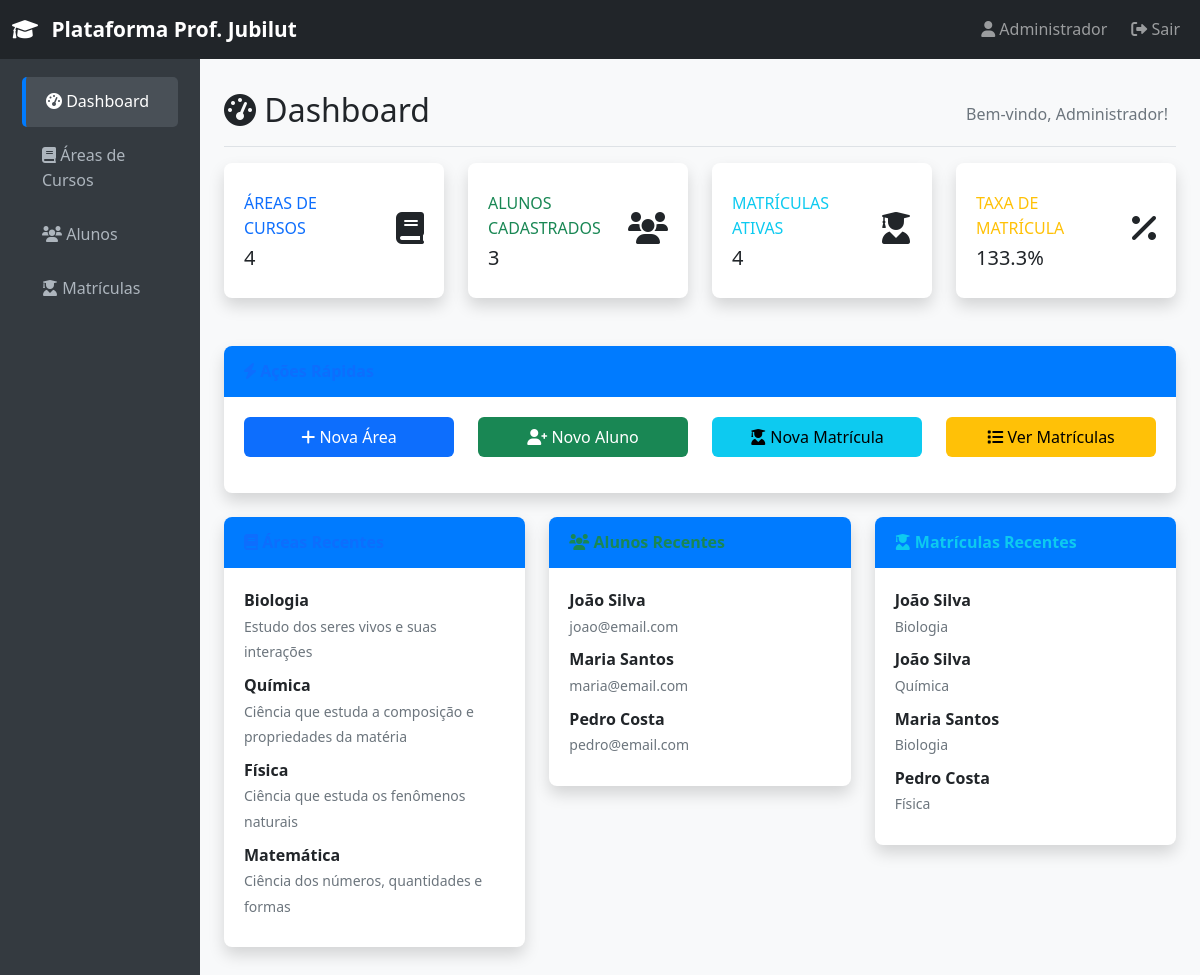
The app's page /dashboard (signed in) with its own data.
### tables this page shows
CREATE TABLE IF NOT EXISTS matriculas (
    id INT AUTO_INCREMENT PRIMARY KEY,
    aluno_id INT NOT NULL,
    area_id INT NOT NULL,
    data_matricula TIMESTAMP DEFAULT CURRENT_TIMESTAMP,
    status ENUM('ativa', 'cancelada') DEFAULT 'ativa',
    created_at TIMESTAMP DEFAULT CURRENT_TIMESTAMP,
    updated_at TIMESTAMP DEFAULT CURRENT_TIMESTAMP ON UPDATE CURRENT_TIMESTAMP,
    FOREIGN KEY (aluno_id) REFERENCES alunos(id) ON DELETE CASCADE,
    FOREIGN KEY (area_id) REFERENCES areas(id) ON DELETE CASCADE,
    UNIQUE KEY unique_matricula (aluno_id, area_id)
);

CREATE TABLE IF NOT EXISTS areas (
    id INT AUTO_INCREMENT PRIMARY KEY,
    titulo VARCHAR(255) NOT NULL,
    descricao TEXT,
    created_at TIMESTAMP DEFAULT CURRENT_TIMESTAMP,
    updated_at TIMESTAMP DEFAULT CURRENT_TIMESTAMP ON UPDATE CURRENT_TIMESTAMP
);

CREATE TABLE IF NOT EXISTS alunos (
    id INT AUTO_INCREMENT PRIMARY KEY,
    nome VARCHAR(255) NOT NULL,
    email VARCHAR(255) NOT NULL UNIQUE,
    data_nascimento DATE,
    created_at TIMESTAMP DEFAULT CURRENT_TIMESTAMP,
    updated_at TIMESTAMP DEFAULT CURRENT_TIMESTAMP ON UPDATE CURRENT_TIMESTAMP
);

### app/Controllers/DashboardController.php (called while the page is built, shortened)
<?php
class DashboardController extends BaseController
{
    public function index()
    {
        $areaModel = new Area();
        $alunoModel = new Aluno();
        $matriculaModel = new Matricula();
        $stats = [
            'total_areas' => $areaModel->count(),
            'total_alunos' => $alunoModel->count(),
            'total_matriculas' => $matriculaModel->count(),
            'areas_recentes' => $areaModel->getRecent(5),
            'alunos_recentes' => $alunoModel->getRecent(5),
            'matriculas_recentes' => $matriculaModel->getRecent(5)
        ];
        $this->render('dashboard/index', [
            'title' => 'Dashboard - Plataforma de Ensino',
            'stats' => $stats
        ]);
    }
}

### app/Config/Database.php (called while the page is built, shortened)
<?php
class Database
{
    private static $instance = null;
    private $connection;
    private function __construct()
    {
        $host = $_ENV['DB_HOST'] ?? 'localhost';
        $dbname = $_ENV['DB_NAME'] ?? 'plataforma_ensino';
        $username = $_ENV['DB_USER'] ?? 'root';
        $password = $_ENV['DB_PASS'] ?? '';
        try {
            $this->connection = new \PDO(
                "mysql:host=$host;dbname=$dbname;charset=utf8",
                $username,
                $password,
                [
                    \PDO::ATTR_ERRMODE => \PDO::ERRMODE_EXCEPTION,
                    \PDO::ATTR_DEFAULT_FETCH_MODE => \PDO::FETCH_ASSOC,
                    \PDO::ATTR_EMULATE_PREPARES => false
                ]
            );
        } catch (\PDOException $e) {
            throw new \Exception("Erro na conexão com o banco de dados: " . $e->getMessage());
        }
    }
    public static function getInstance()
    {
        if (self::$instance === null) {
            self::$instance = new self();
        }
        return self::$instance;
    }
    public function getConnection()
    {
        return $this->connection;
    }
}

### app/Models/Area.php (called while the page is built, shortened)
<?php
class Area
{
    private $db;
    public function __construct()
    {
        $this->db = Database::getInstance()->getConnection();
    }
    public function count()
    {
        $stmt = $this->db->query("SELECT COUNT(*) as total FROM areas");
        $result = $stmt->fetch();
        return $result['total'];
    }
    public function getRecent($limit = 5)
    {
        $stmt = $this->db->prepare("SELECT * FROM areas ORDER BY created_at DESC LIMIT ?");
        $stmt->execute([$limit]);
        return $stmt->fetchAll();
    }
}

### app/Models/Aluno.php (called while the page is built, shortened)
<?php
class Aluno
{
    private $db;
    public function __construct()
    {
        $this->db = Database::getInstance()->getConnection();
    }
    public function count()
    {
        $stmt = $this->db->query("SELECT COUNT(*) as total FROM alunos");
        $result = $stmt->fetch();
        return $result['total'];
    }
    public function getRecent($limit = 5)
    {
        $stmt = $this->db->prepare("SELECT * FROM alunos ORDER BY created_at DESC LIMIT ?");
        $stmt->execute([$limit]);
        return $stmt->fetchAll();
    }
}

### app/Models/Matricula.php (called while the page is built, shortened)
<?php
class Matricula
{
    private $db;
    public function __construct()
    {
        $this->db = Database::getInstance()->getConnection();
    }
    public function count()
    {
        $stmt = $this->db->query("SELECT COUNT(*) as total FROM matriculas");
        $result = $stmt->fetch();
        return $result['total'];
    }
    public function getRecent($limit = 5)
    {
        $stmt = $this->db->prepare("
            SELECT m.*, a.nome as aluno_nome, ar.titulo as area_titulo
            FROM matriculas m
            JOIN alunos a ON m.aluno_id = a.id
            JOIN areas ar ON m.area_id = ar.id
            ORDER BY m.data_matricula DESC
            LIMIT ?
        ");
        $stmt->execute([$limit]);
        return $stmt->fetchAll();
    }
}

### app/Views/dashboard/index.php (the view)
<div class="d-flex justify-content-between flex-wrap flex-md-nowrap align-items-center pt-3 pb-2 mb-3 border-bottom">
    <h1 class="h2">
        <i class="fas fa-tachometer-alt"></i> Dashboard
    </h1>
    <div class="btn-toolbar mb-2 mb-md-0">
        <div class="btn-group me-2">
            <span class="text-muted">Bem-vindo, <?= $_SESSION['user_name'] ?>!</span>
        </div>
    </div>
</div>
<div class="row mb-4">
    <div class="col-xl-3 col-md-6 mb-4">
        <div class="card border-left-primary shadow h-100 py-2">
            <div class="card-body">
                <div class="row no-gutters align-items-center">
                    <div class="col mr-2">
                        <div class="text-xs font-weight-bold text-primary text-uppercase mb-1">
                            Áreas de Cursos
                        </div>
                        <div class="h5 mb-0 font-weight-bold text-gray-800"><?= $stats['total_areas'] ?></div>
                    </div>
                    <div class="col-auto">
                        <i class="fas fa-book fa-2x text-gray-300"></i>
                    </div>
                </div>
            </div>
        </div>
    </div>
    <div class="col-xl-3 col-md-6 mb-4">
        <div class="card border-left-success shadow h-100 py-2">
            <div class="card-body">
                <div class="row no-gutters align-items-center">
                    <div class="col mr-2">
                        <div class="text-xs font-weight-bold text-success text-uppercase mb-1">
                            Alunos Cadastrados
                        </div>
                        <div class="h5 mb-0 font-weight-bold text-gray-800"><?= $stats['total_alunos'] ?></div>
                    </div>
                    <div class="col-auto">
                        <i class="fas fa-users fa-2x text-gray-300"></i>
                    </div>
                </div>
            </div>
        </div>
    </div>
    <div class="col-xl-3 col-md-6 mb-4">
        <div class="card border-left-info shadow h-100 py-2">
            <div class="card-body">
                <div class="row no-gutters align-items-center">
                    <div class="col mr-2">
                        <div class="text-xs font-weight-bold text-info text-uppercase mb-1">
                            Matrículas Ativas
                        </div>
                        <div class="h5 mb-0 font-weight-bold text-gray-800"><?= $stats['total_matriculas'] ?></div>
                    </div>
                    <div class="col-auto">
                        <i class="fas fa-user-graduate fa-2x text-gray-300"></i>
                    </div>
                </div>
            </div>
        </div>
    </div>
    <div class="col-xl-3 col-md-6 mb-4">
        <div class="card border-left-warning shadow h-100 py-2">
            <div class="card-body">
                <div class="row no-gutters align-items-center">
                    <div class="col mr-2">
                        <div class="text-xs font-weight-bold text-warning text-uppercase mb-1">
                            Taxa de Matrícula
                        </div>
                        <div class="h5 mb-0 font-weight-bold text-gray-800">
                            <?= $stats['total_alunos'] > 0 ? round(($stats['total_matriculas'] / $stats['total_alunos']) * 100, 1) : 0 ?>%
                        </div>
                    </div>
                    <div class="col-auto">
                        <i class="fas fa-percentage fa-2x text-gray-300"></i>
                    </div>
                </div>
            </div>
        </div>
    </div>
</div>
<div class="row mb-4">
    <div class="col-12">
        <div class="card shadow">
            <div class="card-header py-3">
                <h6 class="m-0 font-weight-bold text-primary">
                    <i class="fas fa-bolt"></i> Ações Rápidas
                </h6>
            </div>
            <div class="card-body">
                <div class="row">
                    <div class="col-md-3 mb-3">
                        <a href="/areas/create" class="btn btn-primary btn-block w-100">
                            <i class="fas fa-plus"></i> Nova Área
                        </a>
                    </div>
                    <div class="col-md-3 mb-3">
                        <a href="/alunos/create" class="btn btn-success btn-block w-100">
                            <i class="fas fa-user-plus"></i> Novo Aluno
                        </a>
                    </div>
                    <div class="col-md-3 mb-3">
                        <a href="/matriculas/create" class="btn btn-info btn-block w-100">
                            <i class="fas fa-user-graduate"></i> Nova Matrícula
                        </a>
                    </div>
                    <div class="col-md-3 mb-3">
                        <a href="/matriculas" class="btn btn-warning btn-block w-100">
                            <i class="fas fa-list"></i> Ver Matrículas
                        </a>
                    </div>
                </div>
            </div>
        </div>
    </div>
</div>
<div class="row">
    <div class="col-lg-4 mb-4">
        <div class="card shadow">
            <div class="card-header py-3">
                <h6 class="m-0 font-weight-bold text-primary">
                    <i class="fas fa-book"></i> Áreas Recentes
                </h6>
            </div>
            <div class="card-body">
                <?php if (!empty($stats['areas_recentes'])): ?>
                    <?php foreach ($stats['areas_recentes'] as $area): ?>
                        <div class="d-flex align-items-center mb-2">
                            <div class="flex-grow-1">
                                <strong><?= htmlspecialchars($area['titulo']) ?></strong>
                                <br>
                                <small class="text-muted"><?= htmlspecialchars($area['descricao']) ?></small>
                            </div>
                        </div>
                    <?php endforeach; ?>
                <?php else: ?>
                    <p class="text-muted">Nenhuma área cadastrada ainda.</p>
                <?php endif; ?>
            </div>
        </div>
    </div>
    <div class="col-lg-4 mb-4">
        <div class="card shadow">
            <div class="card-header py-3">
                <h6 class="m-0 font-weight-bold text-success">
                    <i class="fas fa-users"></i> Alunos Recentes
                </h6>
            </div>
            <div class="card-body">
                <?php if (!empty($stats['alunos_recentes'])): ?>
                    <?php foreach ($stats['alunos_recentes'] as $aluno): ?>
                        <div class="d-flex align-items-center mb-2">
                            <div class="flex-grow-1">
                                <strong><?= htmlspecialchars($aluno['nome']) ?></strong>
                                <br>
                                <small class="text-muted"><?= htmlspecialchars($aluno['email']) ?></small>
                            </div>
                        </div>
                    <?php endforeach; ?>
                <?php else: ?>
                    <p class="text-muted">Nenhum aluno cadastrado ainda.</p>
                <?php endif; ?>
            </div>
        </div>
    </div>
    <div class="col-lg-4 mb-4">
        <div class="card shadow">
            <div class="card-header py-3">
                <h6 class="m-0 font-weight-bold text-info">
                    <i class="fas fa-user-graduate"></i> Matrículas Recentes
                </h6>
            </div>
            <div class="card-body">
                <?php if (!empty($stats['matriculas_recentes'])): ?>
                    <?php foreach ($stats['matriculas_recentes'] as $matricula): ?>
                        <div class="d-flex align-items-center mb-2">
                            <div class="flex-grow-1">
                                <strong><?= htmlspecialchars($matricula['aluno_nome']) ?></strong>
                                <br>
                                <small class="text-muted"><?= htmlspecialchars($matricula['area_titulo']) ?></small>
                            </div>
                        </div>
                    <?php endforeach; ?>
                <?php else: ?>
                    <p class="text-muted">Nenhuma matrícula realizada ainda.</p>
                <?php endif; ?>
            </div>
        </div>
    </div>
</div>

### records on screen
matriculas: id "4", ($stats['total_matriculas']/$stats['total_alunos'])*100 "133.3", aluno.nome "Pedro Costa", area.titulo "Física"
areas: titulo "Biologia", descricao "Estudo dos seres vivos e suas interações"
areas: titulo "Química", descricao "Ciência que estuda a composição e propriedades da matéria"
areas: titulo "Física", descricao "Ciência que estuda os fenômenos naturais"
areas: titulo "Matemática", descricao "Ciência dos números, quantidades e formas"
alunos: nome "João Silva", email "joao@email.com"
alunos: nome "Maria Santos", email "maria@email.com"
alunos: nome "Pedro Costa", email "pedro@email.com"
matriculas: aluno.nome "João Silva", area.titulo "Biologia"
matriculas: aluno.nome "João Silva", area.titulo "Química"
matriculas: aluno.nome "Maria Santos", area.titulo "Biologia"

### other values on screen
$_SESSION['user_name'] "Administrador"
$stats['total_alunos'] "3"
